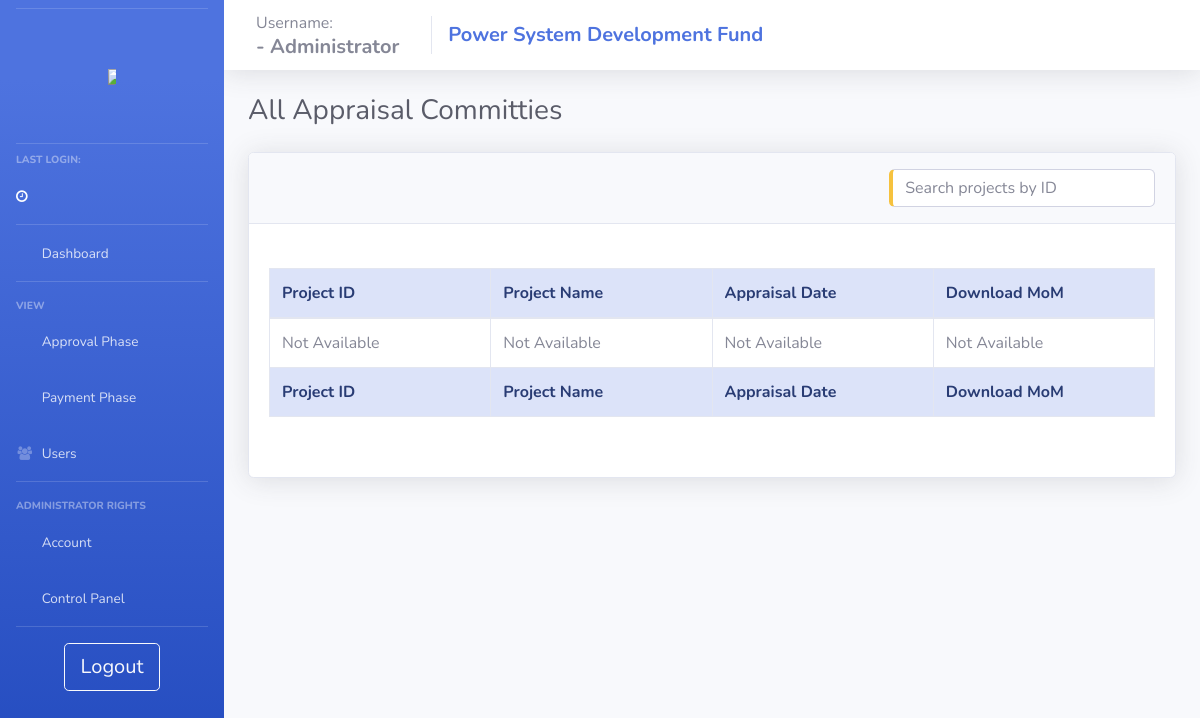
The app's page /view_apprs/ (signed in), older data.
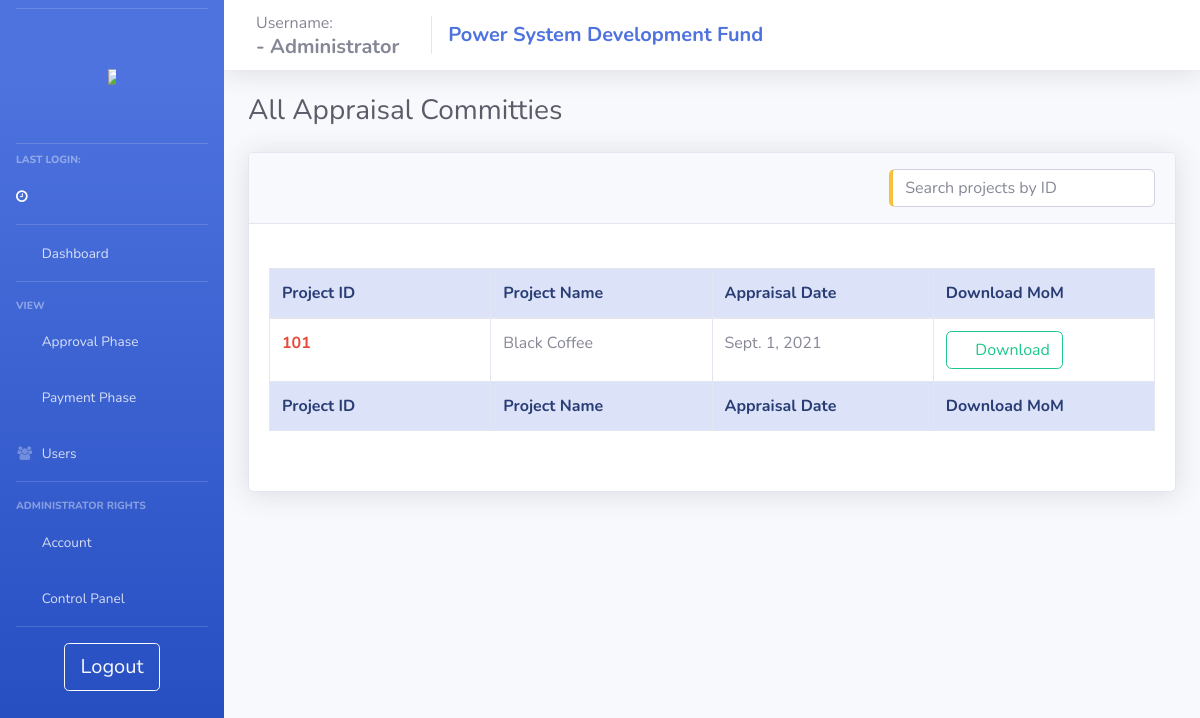
The same page, newer data.
### psdf_main/models.py (models this page shows)
class Appraisal_admin(models.Model):
    project = models.ForeignKey(projects, null = True, on_delete= models.SET_NULL)
    userid = models.ForeignKey(users, null = True, on_delete= models.SET_NULL)
    apprpath = models.TextField(null=True)
    apprdate = models.DateField(null = True)

class projects(models.Model):
    userid = models.ForeignKey(users, null = True, on_delete = models.SET_NULL)
    name = models.CharField(max_length=200, null = False)
    newid = models.IntegerField(null = True, unique=True)
    dprsubdate = models.DateField(null = True)
    amt_asked = models.FloatField(null = False)
    amt_approved = models.FloatField(null = True)
    amt_released = models.FloatField(null = True)
    schedule = models.IntegerField(null = True)
    fundcategory = models.CharField(max_length=20, null = True)
    projectpath = models.TextField(null = True)
    quantumOfFunding = models.FloatField(null = True)
    status = models.CharField(max_length=1, null = True, default = '1')
    submitted_boq  = models.TextField(null=True)
    approved = models.BooleanField(default = False)
    deny = models.BooleanField(default = False)
    remark = models.TextField(null = True)
    denydate = models.DateField(null = True)
    approvedate = models.DateField(null = True)
    tesg_list = models.TextField(null=True)
    dpraprdate = models.DateField(null = True, auto_now_add=True)
    tesgaprdate = models.DateField(null = True)
    appraprdate = models.DateField(null = True)
    moniaprdate = models.DateField(null = True)
    workflow = models.TextField(null=True)
    doc_path = models.TextField(null=True)
    doc_sign_date = models.DateField(null=True)

### psdf_main/admin_viewall.py (the view)
# urls.py: path('view_apprs/', views.view_apprs, name="view_apprs"),
def view_apprs(request):
    if adminonline(request):
        context = full_admin_context(request)
        context['apprs'] = Appraisal_admin.objects.all()
        return render(request, 'psdf_main/_admin_view_apprs.html', context)
    else:
        return oops(request)

### psdf_main/helpers.py (called while the page is built, shortened)
def adminonline(request):
    if (request.session.has_key('user') and request.session.has_key('admin')):
        return True
    else:
        return False

def userDetails(username):
    user = {}
    userobj = users.objects.filter(username = username)[:1]
    return user

def pen_users(request):
    if adminonline(request):
        penuser = users.objects.filter(activate = False)
        return penuser
    else:
        return oops(request)

def pen_users_num(request):
    if adminonline(request):
        penuser = pen_users(request)
        if penuser:
            return penuser.count()
        else:
            return 0
    else:
        return oops(request)

### psdf_main/templates/psdf_main/_admin_view_apprs.html (shortened to what this page needs)
{% extends 'psdf_main/includes/admin_layout.html'%} {% load static %} {% block body %}
<div class="d-sm-flex align-items-center justify-content-between mb-4">
    <h1 class="h3 mb-0 text-gray-800">All Appraisal Committies</h1>
</div>
<div class="row">
    <div class="col-lg-12">
        <div class="card shadow mb-4">
            <div class="card-header py-3">
                <h6 class="m-0 font-weight-bold text-primary">
                    <input type="text" id="temp_proj_search" class="form-control input-text pull-right border-left-warning" onkeyup="get_temp_proj('temp_proj_search','dataTable')" placeholder="Search projects by ID" title="Search" style="margin:auto; width: 30%;">
                </h6>
            </div>
            <div class="card-body">
                <br>
                <div class="table-responsive">
                    <table class="table table-bordered" id="dataTable" width="100%" cellspacing="0" style="table-layout: fixed;
                    width: 100%;">
                        <thead class="alert-primary">
                            <tr>
                                <th>Project ID</th>
                                <th>Project Name</th>
                                <th>Appraisal Date</th>
                                <th>Download MoM</th>
                            </tr>
                        </thead>
                        <tfoot class="alert-primary">
                            <tr>
                                <th>Project ID</th>
                                <th>Project Name</th>
                                <th>Appraisal Date</th>
                                <th>Download MoM</th>
                            </tr>
                        </tfoot>
                        <tbody>
                            {% if not apprs %}
                            <tr>
                                <td>Not Available</td>
                                <td>Not Available</td>
                                <td>Not Available</td>
                                <td>Not Available</td>
                            </tr>
                            {% else %} {% for appr in apprs %}
                            <tr>
                                <td class="font-weight-bold text-danger">{{appr.project.newid}}</td>
                                <td>{{appr.project.name}}</td>
                                <td>{{appr.apprdate}}</td>
                                <td><a class="btn btn-outline-success" href="/download_appr_mom/{{appr.id}}"><i class="fas fa-download"></i> Download </a></td>
                            </tr>
                            {% endfor %} {% endif %}
                        </tbody>
                    </table><br>
                </div>
            </div>
        </div>
    </div>
</div>
{% endblock %}

Row changes from the older to the newer data that the page shows:
added Appraisal_admin: project.newid "101", project.name "Black Coffee", apprdate "Sept. 1, 2021"
Text that changed along with them:
text no longer shown: "Not Available Not Available Not Available Not Available"
